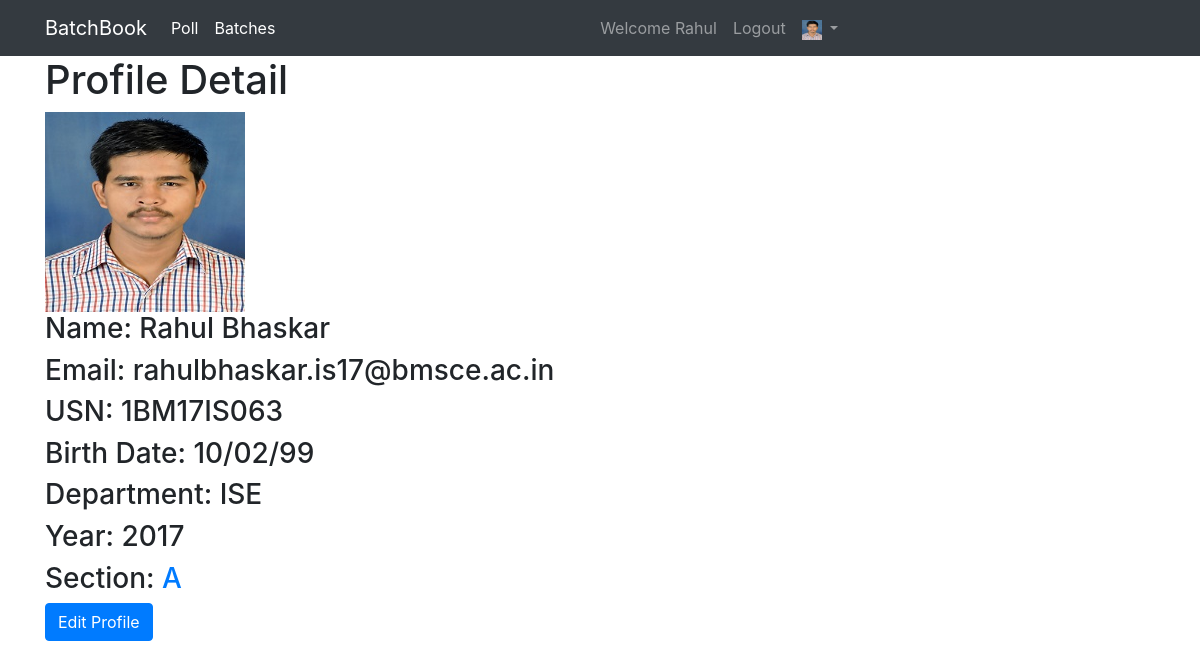
Screenshot of /student/profile/ (signed in) with the database file from the repository.
### accounts/models.py (models this page shows, shortened)
class Student(AbstractBaseUser, PermissionsMixin):
    INFORMATION_SCIENCE = 'ISE'
    COMPUTER_SCIENCE = 'CSE'
    DEPARTMENT = (
        (INFORMATION_SCIENCE, 'Information Science Engg.'),
        (COMPUTER_SCIENCE, 'Computer Science Engg.'),
    )
    YEAR_CHOICES = [(2015, 2015),(2016,2016),(2017, 2017), (2018, 2018), (2019, 2019), (2020, 2020), (2021, 2021)]
    email = models.EmailField(
        "College Email",
        validators = [email_validator,],
        unique=True
    )
    usn = models.CharField(
        max_length=11,
        unique=True,
        validators=[RegexValidator(
            regex=USN_REGEX,
            message='Please enter valid USN.(must be in capital letter)',
            code='usn_err'
        ),]
    )
    first_name = models.CharField(max_length=30, null=True)
    middle_name = models.CharField(max_length=30, blank=True, null=True)
    last_name = models.CharField(max_length=30, null=True)
    dob = models.DateField("date of birth", null=True)
    department = models.CharField(
        max_length=3,
        choices = DEPARTMENT,
        null = True
    )
    profile_img = models.ImageField(
        upload_to=upload_image_path,
        default='profile_pics/default/default.jpg',
    )
    year = models.IntegerField(
        'Year',
        choices=YEAR_CHOICES,
        help_text="Year which you joined the college.",
        null= True
    )
    batch = models.ForeignKey(BatchModel, related_name='students', on_delete=models.CASCADE, null=True)
    is_active = models.BooleanField(default=True)
    is_staff = models.BooleanField('class representative',default=False)
    is_superuser = models.BooleanField('administrator',default=False)
    objects = StudentManager()
    USERNAME_FIELD = 'email'
    REQUIRED_FIELDS = ['usn']
    class Meta:
        verbose_name='student'
        verbose_name_plural='students'
    def get_short_name(self):
        return self.first_name
    def get_full_name(self):
        if self.middle_name != None and self.last_name != None:
            return "{fn} {mn} {ln}".format(
                fn = self.first_name,
                mn = self.middle_name,
                ln = self.last_name
            )
        elif self.last_name != None:
            return "{fn} {ln}".format(
                fn=self.first_name,
                ln=self.last_name
            )
        else:
            return self.get_short_name()
    def get_email(self):
        return self.email
    def get_profile_edit_url(self):
        return reverse('student:profile_edit')

### batch/models.py (models this page shows, shortened)
class BatchModel(models.Model):
    INFORMATION_SCIENCE = 'ISE'
    COMPUTER_SCIENCE = 'CSE'
    DEPARTMENT = (
        (INFORMATION_SCIENCE, 'Information Science Engg.'),
        (COMPUTER_SCIENCE, 'Computer Science Engg.'),
    )
    YEAR_CHOICES = [(2015, 2015), (2016, 2016), (2017, 2017),
                    (2018, 2018), (2019, 2019), (2020, 2020)]
    A_SECTION = "A"
    B_SECTION = "B"
    C_SECTION = "C"
    D_SECTION = "D"
    SECTION = (
        (A_SECTION, "A Section"),
        (B_SECTION, "B Section"),
        (C_SECTION, "C Section"),
        (D_SECTION, "D Section"),
    )
    department = models.CharField(max_length=3, choices=DEPARTMENT)
    year = models.IntegerField(choices=YEAR_CHOICES, help_text="Year of joining college")
    section = models.CharField(max_length = 1, choices=SECTION)
    class Meta:
        verbose_name = "Batch"
        verbose_name_plural = "Batches"
        unique_together = ('department', 'year', 'section')
        ordering = ['department', 'year', 'section']
    def get_absolute_url(self):
        return reverse('batch:batch_detail', kwargs={
            'department': self.department,
            'year': self.year,
            'section': self.section
        })

### accounts/views.py (the view)
# urls.py: path('profile/', StudentProfileView.as_view(), name='profile'),
class StudentProfileView(LoginRequiredMixin, TemplateView):
    login_url = reverse_lazy('student:login')
    template_name = 'accounts/user_profile.html'

### accounts/templates/accounts/user_profile.html (shortened to what this page needs)
{% extends parent_template|default:'accounts/base_accounts.html' %}
{% block content %}
<h1>Profile Detail</h1>
<img src="{{user.profile_img.url}}" alt="Opps!" width="200" height="200">
<h3>Name:       {% firstof user.get_full_name user.get_short_name %}</h3>
<h3>Email:      {{user.get_email}}</h3>
<h3>USN:        {{user.usn}}</h3>
<h3>Birth Date: {{user.dob|date:"d/m/y"}}</h3>
<h3>Department: {{user.department}}</h3>
<h3>Year:       {{user.year}} </h3>
<h3>Section:    <a href="{{user.batch.get_absolute_url}}">{{user.batch.section}}</a></h3>
<a href="{{user.get_profile_edit_url}}"><button class="btn btn-primary">Edit Profile</button></a>
{% endblock content %}

### templates/navbar.html (shortened to what this page needs)
<nav class="navbar navbar-expand-lg navbar-dark bg-dark">
    <div class="container">
        <a class="navbar-brand" href="{% url 'index' %}">BatchBook</a>
        <div class="collapse navbar-collapse" id="navbarSupportedContent">
            <ul class="navbar-nav mr-auto">
                <li class="nav-item active">
                    <a class="nav-link" href="{% url 'poll:poll_list' %}">Poll
                    </a>
                </li>
                <li class="nav-item active">
                    <a class="nav-link" href="{% url 'batch:batch_list' %}">Batches
                    </a>
                </li>
            </ul>
            <ul class="navbar-nav mr-auto navbar-right">
                {% if user.is_authenticated %}
                <li class="nav-item">
                    <a href="{% url 'student:profile' %}" class="nav-link">Welcome {{user.first_name}}</a>
                </li>
                <li class="nav-item">
                    <a href="{% url 'student:logout' %}?next={{request.path}}" class="nav-link">Logout</a>
                </li>
                <li class="nav-item dropdown">
                    <a class="nav-link dropdown-toggle" href="#" id="navbarDropdown" role="button" data-toggle="dropdown" aria-haspopup="true"
                        aria-expanded="false">
                        {% if user.is_authenticated %}
                        <img src="{{user.profile_img.url}}" alt="options" width="20" height="20">
                        {% else %}
                        <img src="/media/default/default.jpg" width="20" height="20">
                        {% endif %}
                    </a>
                </li>
                {% endif %}
            </ul>
        </div>
    </div>
</nav>

### rows the page displays
Student: first_name "Rahul", profile_img (picture), middle_name+last_name+first_name "Rahul Bhaskar", get_email "rahulbhaskar.is17@bmsce.ac.in", usn "1BM17IS063", dob "10/02/99", department "ISE", year "2017", batch.section "A"
